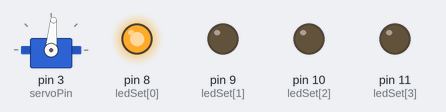
A sketch run on a simulated Arduino Uno, built with avr-gcc and run on an emulated ATmega328P. Shown: servo, output pins drawn as LEDs (lit = HIGH).

Above: at 0.5 s.
At 1.5 s:
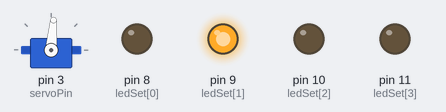
At 2.5 s:
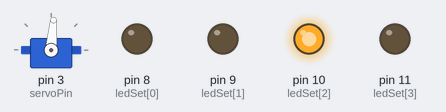
At 3.5 s:
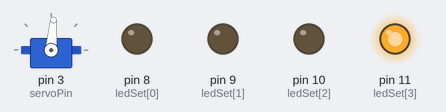
Timing chart, 0 to 5.2 s (numbered marks = the images above):
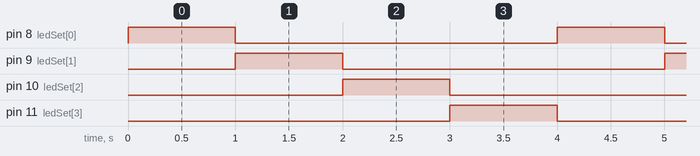

Measured:
- by itself, pin 8 (ledSet[0]), pin 9 (ledSet[1]), pin 10 (ledSet[2]), pin 11 (ledSet[3]): alternates HIGH for 1.0 s and LOW for 3.0 s
- by itself, everything shown: repeats every 4.0 s, in 4 steps

The sketch:

jongchae.ino
```cpp
#include <Servo.h>

const byte ledSetSize = 4;
int ledSet[ledSetSize] = {8, 9, 10, 11};
int lightLedIdx = 0;

Servo myservo;
int servoSpeed = 85;
int servoPin = 3;

void setup()
{
  myservo.attach(servoPin);
  for(int i = 0; i < ledSetSize; i++){
    pinMode(ledSet[i], OUTPUT);
  }
}

void loop()
{
  myservo.write(servoSpeed);
  for(int i = 0; i < ledSetSize; i++){
    if(i == lightLedIdx){
      digitalWrite(ledSet[i], HIGH);
    }
    else {
      digitalWrite(ledSet[i], LOW);
    }
  }
  lightLedIdx = lightLedIdx + 1;
  if(lightLedIdx == int(ledSetSize)){
    lightLedIdx = 0;
  }
  delay(1000);
}
```
